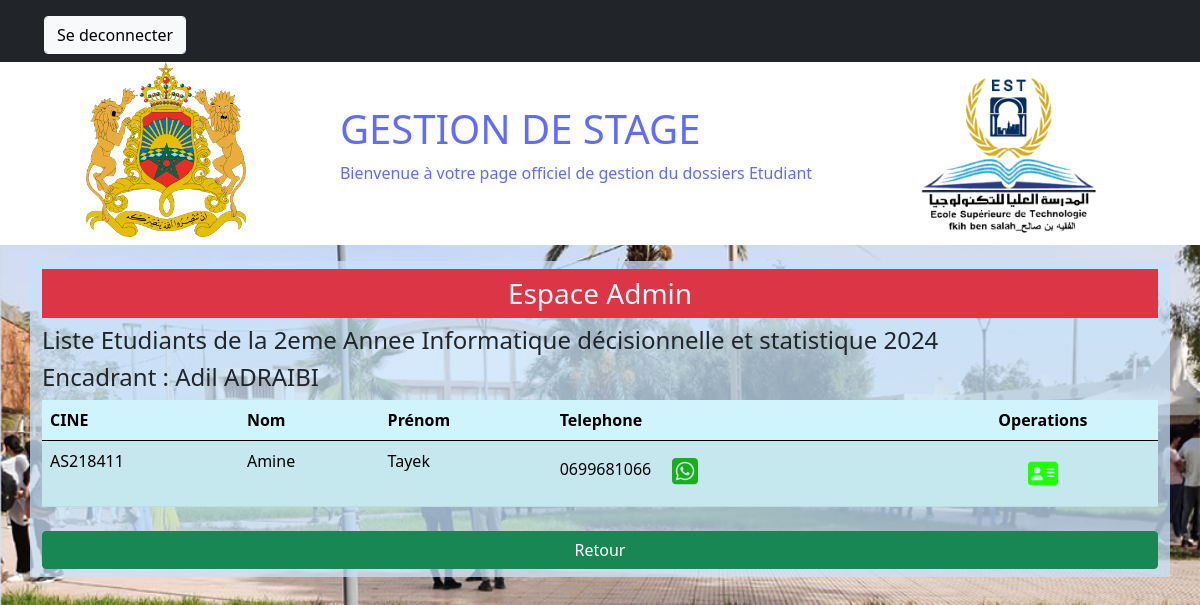
The page /listEtudiants/2eme Annee/Informatique décisionnelle et statistique/2024/J363077 (signed in) on the database its author committed.
### manager/models.py (models this page shows, shortened)
class Dossiers(models.Model):
    TYPES = (
        ("1", "Stage d'initiation"),
        ('2', 'stage technique'),
        ('3', 'stage PFE'),
        ('4', 'Stage Professionel'),
    )
    NIVEAUX = (
        ("1ere Annee", "1ere Annee"),
        ("2eme Annee", "2eme Annee"),
        ('Licence Professionelle', 'Licence Professionelle'),
    )
    Type = models.CharField(max_length=50, choices=TYPES)
    Rapport = models.FileField(upload_to=pdf1_upload_to)
    Doss= models.FileField(upload_to=pdf2_upload_to)
    Sujet = models.CharField(max_length=100, null=False, blank=False)
    Encadrant = models.CharField(max_length=100, null=False, blank=False)
    Domaine = models.CharField(max_length=100, null=False, blank=False)
    Nom_filiere = models.CharField(max_length=100)
    Year = models.DateField(auto_now=False, auto_now_add=False)
    Niveau = models.CharField(max_length=50, choices = NIVEAUX)
    Student = models.ForeignKey(Student, on_delete=models.CASCADE)
    ValidationProf = models.BooleanField(default=False)
    ValidationAdmin = models.BooleanField(default=False)
    RemarqueProf = models.CharField(max_length=255, blank=True, null=True)
    RemarqueAdmin = models.CharField(max_length=255, blank=True, null=True)
    class Meta:
        ordering=['Type']

class User(AbstractUser):
    class Role(models.TextChoices):
        ADMIN="ADMIN", 'ADMIN'
        PROF="PROF", 'PROF'
        ETUDIANT="ETUDIANT", 'ETUDIANT'
    SEX = (
        ("Male", "Male"),
        ('Female', 'Female'),
    )
    base_role=Role.ADMIN
    base_role1=Role.ETUDIANT
    role = models.CharField(max_length = 20, choices= Role)
    Sex =  models.CharField(max_length = 10, choices=SEX)
    adresse=models.TextField(max_length=150,null=True)
    tel=models.CharField(max_length=40,null=True)
    Napog=models.IntegerField(default=0,null=True)
    CNE=models.CharField(max_length=50,null=True)
    dateN= models.DateField(auto_now=False, auto_now_add=False, null=True)
    lieuxN = models.CharField(max_length=50,null=True)
    SPC = models.CharField(max_length = 50,null=True)

### manager/views.py (the view)
# urls.py: path('listEtudiants/<str:niveau>/<str:filiere>/<int:annee>/<str:prof>', views.listEtudiants, name='listEtudiants'),
def listEtudiants(request, niveau, filiere, annee, prof):
    if request.user.is_authenticated and request.user.role == 'ADMIN':
        p=Prof.prof.get(username=prof)
        f=Filiere.objects.get(Nom_filiere=filiere)
        encadrant=p.first_name+' '+p.last_name
        etudiants=Student.student.filter(dossiers__Encadrant=encadrant, dossiers__Niveau=niveau, dossiers__Year=f'{annee}-01-01', dossiers__Nom_filiere=filiere ).distinct()
        return render(request, 'manager/listEtudiantsSession.html', {'pk':f.pk, 'etudiants':etudiants, 'niveau':niveau, 'filiere':filiere, 'annee':annee, 'encadrant':encadrant, 'prof':prof  })

### manager/models.py (called while the page is built)
    def get_queryset(self, *args, **kwargs):
        result=super().get_queryset(*args, **kwargs)
        return result.filter(role=User.Role.PROF)

    def get_queryset(self, *args, **kwargs):
        result=super().get_queryset(*args, **kwargs)
        return result.filter(role=User.Role.ETUDIANT)

### templates/manager/listEtudiantsSession.html
{% extends 'manager/base.html' %}
{% load static %}
{% block content %}
<div class="form container">
  <h3 class="text-light bg-danger p-2">Espace Admin</h3>
  <h4>Liste Etudiants de la {{ niveau }} {{ filiere }} {{ annee }} </h4>
  <h4>Encadrant : {{ encadrant }} </h4>
  <ul class="list-group">
  {% if etudiants %}
    <table class="table table-info table-striped">
      <thead>
        <tr>
          <th scope="col">CINE</th>
          <th scope="col">Nom</th>
          <th scope="col">Prénom</th>
          <th scope="col">Telephone</th>
          <th class="d-flex justify-content-center" scope="col">Operations</th>
        </tr>
      </thead>
      <tbody>
        {% for etudiant in etudiants %}
        <tr>
          <td>{{ etudiant.username }}</td>
          <td>{{ etudiant.first_name }}</td>
          <td>{{ etudiant.last_name }}</td>
          <td>
            {{ etudiant.tel }}
            <a class="btn mx-1" href="whatsapp://send?phone=212{{etudiant.tel}}">
               <img src="{% static 'icons/square-whatsapp.svg' %}" alt="Show" width="26">
            </a>
          </td>
          <td class="d-flex align-items-center justify-content-center">
            <a class="btn m-1" href="{% url 'listDossiers' niveau filiere annee encadrant prof %}">
              <img src="{% static 'icons/address-card-solid.svg' %}" alt="Show" width="30">
            </a>
          </td>
        </tr>
        {% endfor %}
      </tbody>
    </table>
  {% else  %}
  <li class="list-group-item">
    <h4 class="text-primary">Aucun Etudiant</h4>
   </li>
  {%endif%}
  <div class="d-grid gap-2 mt-2">
    <a href="{% url 'updateFiliere' pk %}" class="btn btn-success">Retour</a>
  </div>
</div>
{% endblock content %}

### manager/static/css/style.css (style rules this page uses)
body { background-image: url("../2.png"); background-size: cover; background-repeat: no-repeat; box-sizing: border-box; }
.form { background-color: rgba(199, 226, 250, 0.747); padding: 8px 5vw; margin-top: 16px; }
h3 { text-align: center; }

### rows shown on the page
Dossiers: Niveau "2eme Annee", Encadrant "Adil ADRAIBI"
User: username "AS218411", first_name "Amine", last_name "Tayek", tel "0699681066"

### other values the page prints
{{ filiere }} "Informatique décisionnelle et statistique"
{{ annee }} "2024"
